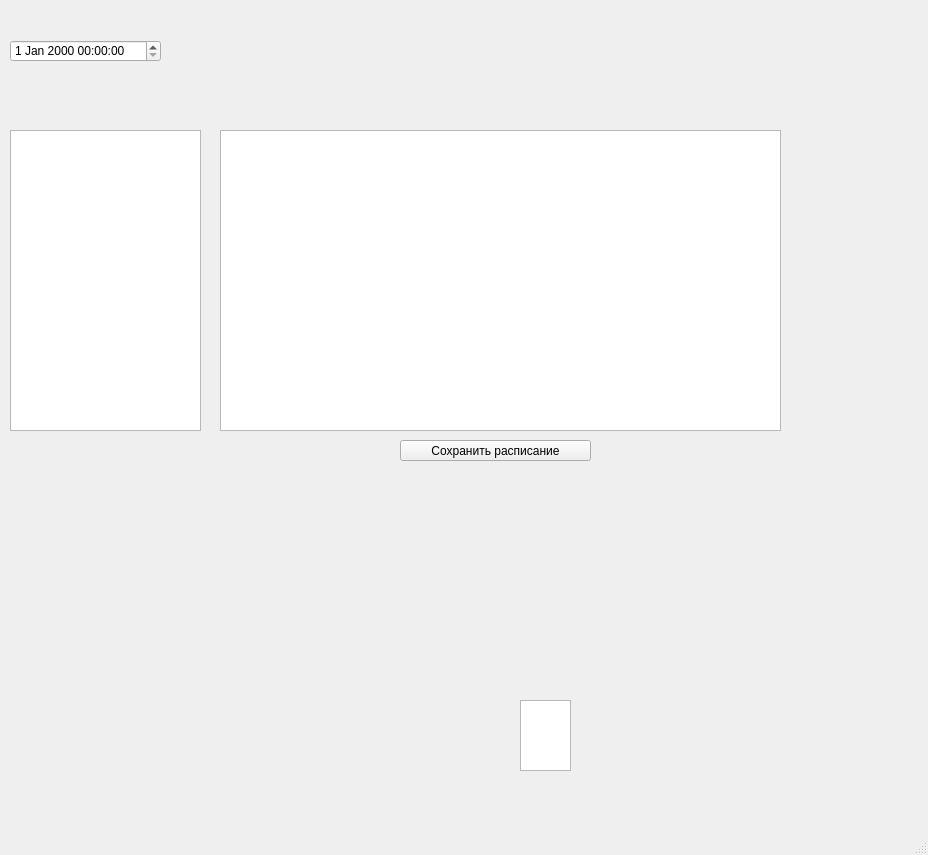
<?xml version="1.0" encoding="UTF-8"?>
<ui version="4.0">
 <class>MainWindow</class>
 <widget class="QMainWindow" name="MainWindow">
  <property name="geometry">
   <rect>
    <x>0</x>
    <y>0</y>
    <width>928</width>
    <height>855</height>
   </rect>
  </property>
  <property name="windowTitle">
   <string>MainWindow</string>
  </property>
  <widget class="QWidget" name="centralwidget">
   <widget class="QTableView" name="tableView">
    <property name="geometry">
     <rect>
      <x>520</x>
      <y>700</y>
      <width>51</width>
      <height>71</height>
     </rect>
    </property>
    <property name="sizePolicy">
     <sizepolicy hsizetype="Expanding" vsizetype="Expanding">
      <horstretch>2</horstretch>
      <verstretch>2</verstretch>
     </sizepolicy>
    </property>
    <property name="autoFillBackground">
     <bool>true</bool>
    </property>
    <property name="inputMethodHints">
     <set>Qt::ImhNone</set>
    </property>
    <property name="sizeAdjustPolicy">
     <enum>QAbstractScrollArea::AdjustToContentsOnFirstShow</enum>
    </property>
    <property name="editTriggers">
     <set>QAbstractItemView::AnyKeyPressed|QAbstractItemView::DoubleClicked|QAbstractItemView::EditKeyPressed</set>
    </property>
    <property name="alternatingRowColors">
     <bool>true</bool>
    </property>
    <attribute name="horizontalHeaderVisible">
     <bool>false</bool>
    </attribute>
    <attribute name="verticalHeaderVisible">
     <bool>false</bool>
    </attribute>
   </widget>
   <widget class="QDateTimeEdit" name="dateTimeEdit">
    <property name="geometry">
     <rect>
      <x>10</x>
      <y>40</y>
      <width>151</width>
      <height>22</height>
     </rect>
    </property>
   </widget>
   <widget class="QTextEdit" name="textEdit">
    <property name="geometry">
     <rect>
      <x>220</x>
      <y>130</y>
      <width>561</width>
      <height>301</height>
     </rect>
    </property>
   </widget>
   <widget class="QPushButton" name="pushButton">
    <property name="geometry">
     <rect>
      <x>400</x>
      <y>440</y>
      <width>191</width>
      <height>21</height>
     </rect>
    </property>
    <property name="text">
     <string>Сохранить расписание</string>
    </property>
   </widget>
   <widget class="QTableView" name="tableView_2">
    <property name="geometry">
     <rect>
      <x>10</x>
      <y>130</y>
      <width>191</width>
      <height>301</height>
     </rect>
    </property>
    <property name="baseSize">
     <size>
      <width>0</width>
      <height>0</height>
     </size>
    </property>
    <property name="alternatingRowColors">
     <bool>true</bool>
    </property>
    <attribute name="horizontalHeaderVisible">
     <bool>false</bool>
    </attribute>
    <attribute name="verticalHeaderVisible">
     <bool>false</bool>
    </attribute>
    <attribute name="verticalHeaderDefaultSectionSize">
     <number>30</number>
    </attribute>
   </widget>
  </widget>
  <widget class="QMenuBar" name="menubar">
   <property name="geometry">
    <rect>
     <x>0</x>
     <y>0</y>
     <width>928</width>
     <height>25</height>
    </rect>
   </property>
  </widget>
  <widget class="QStatusBar" name="statusbar"/>
 </widget>
 <resources/>
 <connections/>
</ui>
